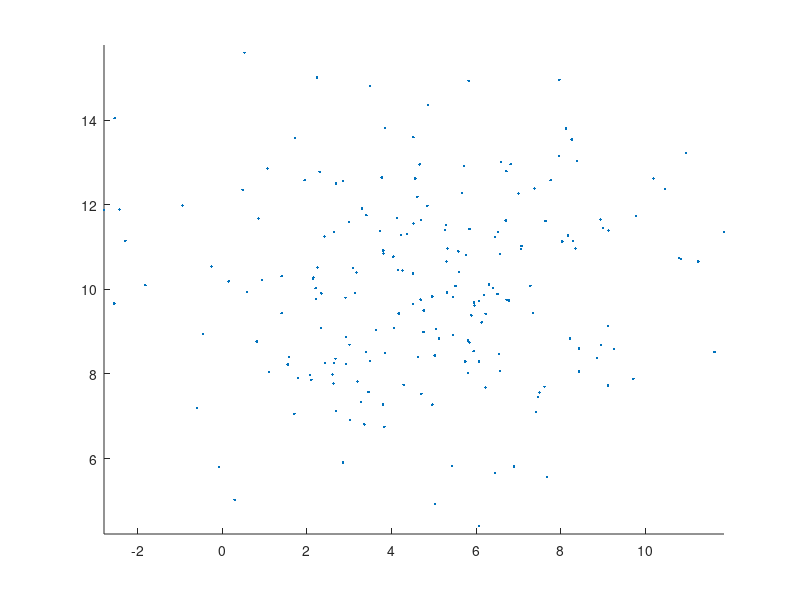

MATLAB code to generate this figure: (Note: this script raises an error after producing the figure.)
close all;
clear all;
clc;

classLabels = {'A', 'B', 'C', 'D', 'E'};
classSizes = containers.Map(classLabels, {200, 200, 100, 200, 150});
classMeans = containers.Map(classLabels, {[5 10], [10 15], [5 10], [15 10], [10 5]});
classCovariances = containers.Map(classLabels, {[8 0;0 4], [8 0;0 4], [8 4;4 40], [8 0;0 8], [10 -5;-5 20]});
classColors = containers.Map(classLabels, {'#0072BD', '#D95319', '#EDB120', '#7E2F8E', '#77AC30'});

rng(1); % Make the samples consistent for every run
classes = containers.Map();
for label = classLabels
    labelChar = char(label);
    classes(labelChar) = randn(classSizes(labelChar),2)*chol(classCovariances(labelChar)) + classMeans(labelChar);
end
contourPoints = 100;
theta = linspace(0, 2*pi, contourPoints);

figure1Labels = ['A','B'];
figure;
hold on;
axis equal;
for label = figure1Labels
    type = classes(label);
    classColor = classColors(label);
    plot(type(:,1), type(:,2), '.', 'Color', classColor);

    classMean = classMeans(label);
    classCov = classCovariances(label);
    [eigenvectors, eigenvalues] = eig(classCov);
    majorAxisVector = eigenvectors(:,1);
    theta = angle(majorAxisVector(1) + majorAxisVector(2)*1i);
    plot_ellipse(classMean(:,1), classMean(:,2), theta, sqrt(eigenvalues(1)), sqrt(eigenvalues(4)), classColor);

    plot(classMean(:,1), classMean(:,2), '*', 'Color', classColor);
end
xlabel('x_1');
ylabel('x_2');
% 
% % MAP Decision Boundary for Classes A/B
step = 0.05;
start_pt = -4;
end_pt = 22;
x1 = start_pt:step:end_pt;
x2 = start_pt:step:end_pt;
[X1, X2] = meshgrid(x1,x2);
grid = zeros(length(X2), length(X1));
meanA = transpose(classMeans('A'));
meanB = transpose(classMeans('B'));
covA = classCovariances('A');
covB = classCovariances('B');
points = [X1(:), X2(:)];
i = 1;
for r = 1:length(X1)
    for c = 1:length(X2)
        x = points(i,:).';
        left = exp(-0.5*transpose(x-meanA)*inv(covA)*(x-meanA));
        right = exp(-0.5*transpose(x-meanB)*inv(covB)*(x-meanB));
        if left > right
            grid(c,r) = 1;
        else
            grid(c,r) = 2;
        end
        i = i + 1;
    end
end

contour(x1, x2, grid,[1,2], 'Color', 'k');
title('MAP Decision Boundary for Classes A/B');
legend('Class A', '', '', 'Class B', '', '', '');

% MAP Confusion Matrix for Classes A/B
% Round to 0.05
confusionmat = zeros(2,2);
expected = 1;
for label = figure1Labels
    type = classes(label);
    for index = 1 : length(type(:,1))
%         point = round(type(index,:),2);
        point = round(type(index,:)*100/5)*0.05;
        col = point(1,1);
        row = point(1,2);
        col = int16((col-(start_pt))/step)+1;
        row = int16((row-(start_pt))/step)+1;
        if grid(row, col) == expected
            confusionmat(expected,expected) = confusionmat(expected,expected)+1;
        else
            confusionmat(expected,grid(row,col)) = confusionmat(expected,grid(row,col))+1;
        end
    end
    expected = expected + 1;
end
confusionmat
I = eye(2);
error = sum(confusionmat-confusionmat.*I, 'all');
error_rate = error/sum(confusionmat,'all')

figure2Labels = ['C','D','E'];
figure;
hold on;
axis equal;
for label = figure2Labels
    class = classes(label);
    classColor = classColors(label);
    plot(class(:,1), class(:,2), '.', 'Color', classColor);

    classMean = classMeans(label);
    classCov = classCovariances(label);
    [eigenvectors, eigenvalues] = eig(classCov);
    majorAxisVector = eigenvectors(:,1);
    theta = angle(majorAxisVector(1) + majorAxisVector(2)*1i);
    plot_ellipse(classMean(:,1), classMean(:,2), theta, sqrt(eigenvalues(1)), sqrt(eigenvalues(4)), classColor);

    plot(classMean(:,1), classMean(:,2), '*', 'Color', classColor);
end

step = 0.05;
start_pt = -7;
end_pt = 25;
x1 = start_pt:step:end_pt;
x2 = start_pt:step:end_pt;
[X1, X2] = meshgrid(x1,x2);
grid = zeros(length(X2), length(X1));
% MAP Decision Boundary for Classes C/D/E
total_size = classSizes('C')+classSizes('D')+classSizes('E');
points = [X1(:), X2(:)];
i = 1;
for r = 1:length(X1)
    for c = 1:length(X2)
        x = points(i,:).';
        % posterior C
        priorC = classSizes('C')/total_size;
        covarianceC = classCovariances('C');
        meanC = transpose(classMeans('C'));
        num = priorC*exp(-0.5*transpose(x-meanC)*inv(covarianceC)*(x-meanC));
        den = (2*pi)^1.5*sqrt(det(covarianceC));
        max_posterior = num/den;
        grid(c,r) = 1;
        % posterior D
        priorD = classSizes('D')/total_size;
        covarianceD = classCovariances('D');
        meanD = transpose(classMeans('D'));
        num = priorD*exp(-0.5*transpose(x-meanD)*inv(covarianceD)*(x-meanD));
        den = (2*pi)^1.5*sqrt(det(covarianceD));
        posteriorD = num/den;
        if posteriorD > max_posterior
            grid(c,r) = 2;
            max_posterior = posteriorD;
        end
         % posterior E
        priorE = classSizes('E')/total_size;
        covarianceE = classCovariances('E');
        meanE = transpose(classMeans('E'));
        num = priorE*exp(-0.5*transpose(x-meanE)*inv(covarianceE)*(x-meanE));
        den = (2*pi)^1.5*sqrt(det(covarianceE));
        posteriorE = num/den;
        if posteriorE > max_posterior
            grid(c,r) = 3;
            max_posterior = posteriorE;
        end
    i = i + 1;
    end
end
contour(x1, x2, grid,[1,2,3], 'Color', 'k');
legend('Class C', '', '', 'Class D', '', '', 'Class E', '', '', '');
xlabel('x_1');
ylabel('x_2');
title('MAP Decision Boundary for Classes C/D/E');

% MAP Confusion Matrix for Classes C/D/E
% Round to 0.05
confusionmat = zeros(3,3);
expected = 1;

for label = figure2Labels
    type = classes(label);
    for index = 1 : length(type(:,1))
        point = round(type(index,:)*100/5)*0.05;
        col = point(1,1);
        row = point(1,2);
        col = int16((col-(start_pt))/step)+1;
        row = int16((row-(start_pt))/step)+1;
        if grid(row, col) == expected
            confusionmat(expected,expected) = confusionmat(expected,expected)+1;
        else
            error = error + 1;
            confusionmat(expected,grid(row,col)) = confusionmat(expected,grid(row,col))+1;
        end
    end
    expected = expected+1;
end
confusionmat
I = eye(3);
error = sum(confusionmat-confusionmat.*I, 'all');
error_rate = error/sum(confusionmat,'all')
